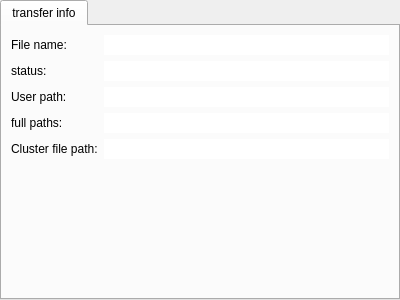
<?xml version="1.0" encoding="UTF-8"?>
<ui version="4.0">
 <class>TransferInfo</class>
 <widget class="QTabWidget" name="TransferInfo">
  <property name="geometry">
   <rect>
    <x>0</x>
    <y>0</y>
    <width>400</width>
    <height>300</height>
   </rect>
  </property>
  <property name="windowTitle">
   <string>TabWidget</string>
  </property>
  <property name="currentIndex">
   <number>0</number>
  </property>
  <widget class="QWidget" name="tab_transfer_info">
   <attribute name="title">
    <string>transfer info</string>
   </attribute>
   <layout class="QFormLayout" name="formLayout">
    <property name="fieldGrowthPolicy">
     <enum>QFormLayout::ExpandingFieldsGrow</enum>
    </property>
    <item row="0" column="0">
     <widget class="QLabel" name="label_3">
      <property name="text">
       <string>File name:</string>
      </property>
     </widget>
    </item>
    <item row="1" column="0">
     <widget class="QLabel" name="label_8">
      <property name="text">
       <string>status:</string>
      </property>
     </widget>
    </item>
    <item row="2" column="0">
     <widget class="QLabel" name="label_5">
      <property name="text">
       <string>User path:</string>
      </property>
     </widget>
    </item>
    <item row="2" column="1">
     <widget class="QLineEdit" name="remote_path">
      <property name="frame">
       <bool>false</bool>
      </property>
      <property name="readOnly">
       <bool>true</bool>
      </property>
     </widget>
    </item>
    <item row="3" column="0">
     <widget class="QLabel" name="label">
      <property name="text">
       <string>full paths:</string>
      </property>
     </widget>
    </item>
    <item row="3" column="1">
     <widget class="QLineEdit" name="remote_paths">
      <property name="frame">
       <bool>false</bool>
      </property>
      <property name="readOnly">
       <bool>true</bool>
      </property>
     </widget>
    </item>
    <item row="4" column="0">
     <widget class="QLabel" name="label_7">
      <property name="text">
       <string>Cluster file path:</string>
      </property>
     </widget>
    </item>
    <item row="4" column="1">
     <widget class="QLineEdit" name="local_path">
      <property name="frame">
       <bool>false</bool>
      </property>
      <property name="readOnly">
       <bool>true</bool>
      </property>
     </widget>
    </item>
    <item row="0" column="1">
     <widget class="QLineEdit" name="transfer_name">
      <property name="frame">
       <bool>false</bool>
      </property>
      <property name="readOnly">
       <bool>true</bool>
      </property>
     </widget>
    </item>
    <item row="1" column="1">
     <widget class="QLineEdit" name="transfer_status">
      <property name="frame">
       <bool>false</bool>
      </property>
      <property name="readOnly">
       <bool>true</bool>
      </property>
     </widget>
    </item>
   </layout>
  </widget>
 </widget>
 <resources/>
 <connections/>
</ui>
